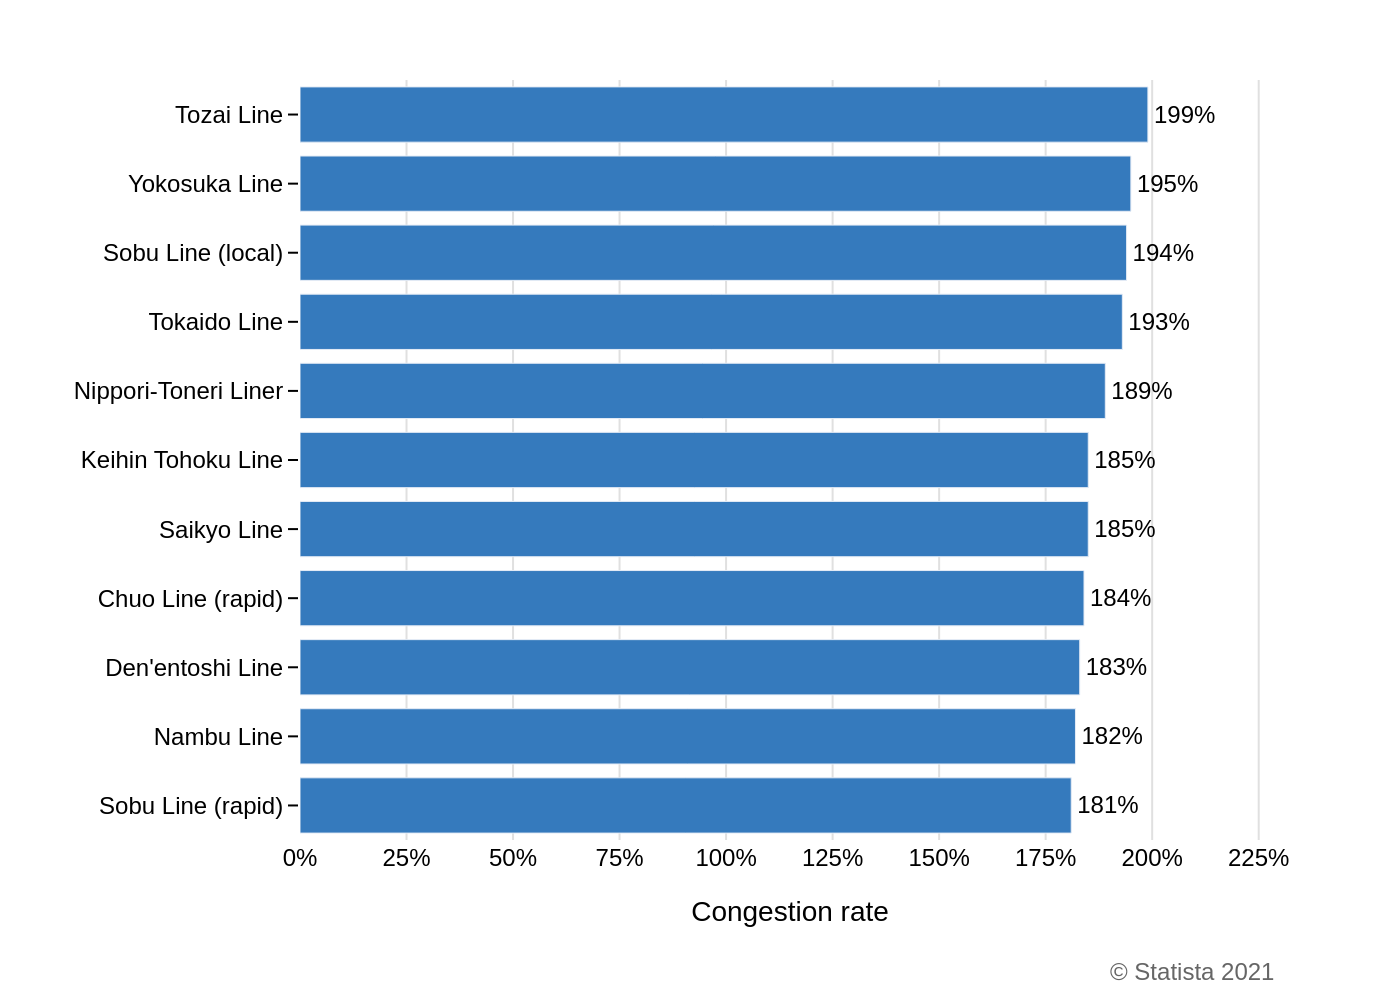

Generate this figure with Python:
import sys
import json
import os
import plotly.graph_objects as go

# --- 1. Load data from JSON file ---
if len(sys.argv) != 2:
    print("Usage: python generate_chart.py <json_file_path>")
    sys.exit(1)

json_path = sys.argv[1]

try:
    with open(json_path, 'r', encoding='utf-8') as f:
        chart_config = json.load(f)
except FileNotFoundError:
    print(f"Error: JSON file not found at {json_path}")
    sys.exit(1)
except json.JSONDecodeError:
    print(f"Error: Could not decode JSON from {json_path}")
    sys.exit(1)

chart_data = chart_config.get('chart_data', [])
texts = chart_config.get('texts', {})
colors = chart_config.get('colors', [])

# --- 2. Prepare data for Plotly ---
categories = [item['category'] for item in chart_data]
values = [item['value'] for item in chart_data]
bar_text = [f"{v}%" for v in values]

# --- 3. Create the chart figure ---
fig = go.Figure()

# Add the bar trace
fig.add_trace(go.Bar(
    y=categories,
    x=values,
    orientation='h',
    marker_color=colors[0] if colors else '#357ABD',
    text=bar_text,
    textposition='outside',
    cliponaxis=False,
    insidetextanchor='start', # Not used, but good practice
    textfont=dict(
        family="Arial",
        size=12,
        color='black'
    )
))

# --- 4. Configure layout and styling ---
fig.update_layout(
    plot_bgcolor='white',
    paper_bgcolor='white',
    font=dict(family="Arial", size=12, color='black'),
    margin=dict(l=150, r=60, t=40, b=80),
    xaxis=dict(
        title=texts.get('x_axis_title'),
        title_font=dict(size=14),
        showgrid=True,
        gridcolor='#E0E0E0',
        zeroline=False,
        range=[0, 230],
        dtick=25,
        ticksuffix='%'
    ),
    yaxis=dict(
        autorange="reversed", # Puts the first category at the top
        showline=False,
        ticks='outside',
        ticklen=5,
        tickcolor='black'
    ),
    showlegend=False
)

# Add source annotation
if texts.get('source'):
    fig.add_annotation(
        text=texts.get('source'),
        xref="paper", yref="paper",
        x=1, y=-0.15,
        showarrow=False,
        xanchor='right',
        yanchor='top',
        font=dict(family="Arial", size=12, color='#666666')
    )

# --- 5. Output the chart as a PNG image ---
base_filename = os.path.splitext(os.path.basename(json_path))[0]
output_filename = f"{base_filename}.png"

fig.write_image(output_filename, scale=2)

print(f"Chart saved as {output_filename}")
